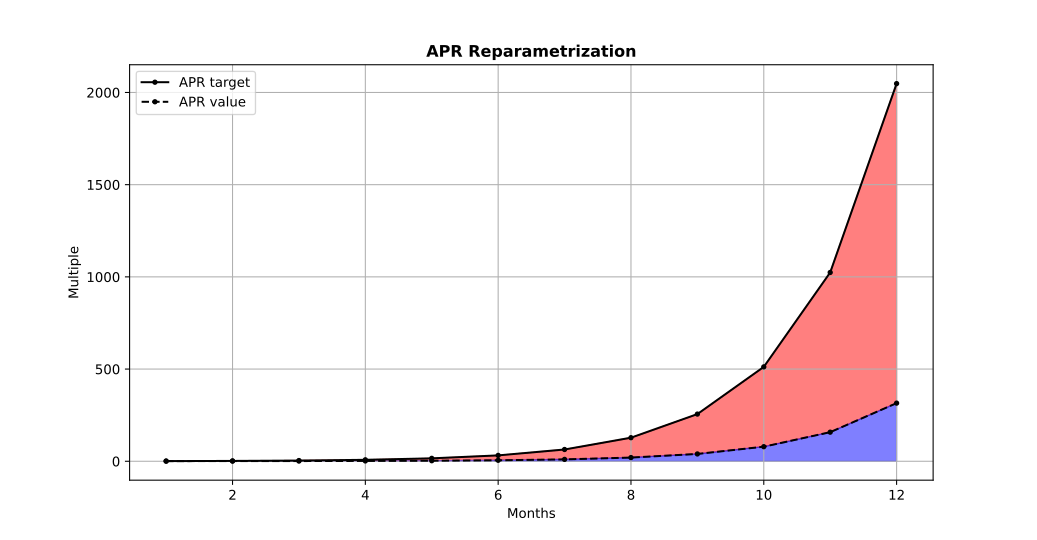

Write the Python code that produced this figure.
#!/usr/bin/env -S ipython --matplotlib=auto

#%%
import matplotlib.pyplot as pp
import numpy as np
import os

path = os.path.dirname(os.path.abspath(__file__))
path = os.path.join(path, 'apr-of.txt')
data = np.genfromtxt(path)[:12,:]
tgts = data[:,2] / 1000
aprs = data[:,1] / 1000
idxs = data[:,0]
zero = np.zeros(12)

pp.plot(idxs, tgts, color='black', marker='.')
pp.plot(idxs, aprs, color='black', marker='.', linestyle='--')
pp.fill_between(idxs, tgts, aprs, where=tgts>=0, color='r', alpha=0.5)
pp.fill_between(idxs, aprs, where=aprs>=0, color='b', alpha=0.5)

pp.title('APR Reparametrization', fontweight='bold')
pp.legend(['APR target', 'APR value'])
pp.ylabel('Multiple')
pp.xlabel('Months')
pp.grid()

#%%
if __name__ == '__main__':
    pp.show(block=True)
